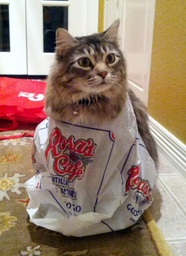
#> input picture resources/iggy.jpg, 186 x 256 px, shrunk from 786 x 1080 before the run
$ python example.py   (Python 2 division)   (older library calls are emulated)
#> lines starting #> are read from the running program, lines starting #| are printed output that depends on the picture
### stylize.py
import numpy as np
from skimage.transform import resize,rescale
from sklearn.ensemble import RandomForestRegressor as RFR
from skimage.color import rgb2lab,lab2rgb
from scipy.spatial.distance import cdist

from time import time
from itertools import product

def coordinate_features(coordinates,n=4):
	x,y = coordinates[:,0],coordinates[:,1]
	features = coordinates
	m = 1
	for _ in range(n):
		features = np.hstack((features,np.column_stack((m*x+y,m*x-y,x+m*y,x-m*y))))
		m *= 2
	return features

def gen_x(w,h,landmarks=None):
	xx,yy = np.meshgrid(np.arange(w),np.arange(h))
	coordinates = np.column_stack((xx.reshape(-1,1),yy.reshape(-1,1)))
	scaled_coordinates = coordinates/np.asarray([[w,h]],dtype=float)

	if landmarks is None:
		features = coordinate_features(scaled_coordinates)
	else:
		features = cdist(scaled_coordinates,landmarks)

	return np.hstack((coordinates,features))

def gen_xy(img,landmarks=None):
	w,h = img.shape[:2]
	X = gen_x(w,h,landmarks)
	x = X[:,0].astype(int)
	y = X[:,1].astype(int)
	Y = img[x,y]
	return X,Y

def pred_to_img(pred,X,w,h):
	pred_img = np.zeros((w,h,3))
	x = X[:,0].astype(int)
	y = X[:,1].astype(int)
	pred_img[x,y] = pred
	return pred_img

def pixel_scale(img,npxs):
	w,h = img.shape[:2]
	x = np.sqrt(npxs/(w*h*3.))
	img = resize(img,(int(round(w*x)),int(round(h*x))))
	return img

def render(img,
		   features='coordinates',
		   ratio=0.00025,
		   iterations=1,
		   lab=True,
		   depth=None,
		   npxs=5e5,
		   anti_aliasing=False,
		   verbose=False):
	"""
	Features decides the inputs for the model, current options are 'coordinates' for coordinate based features
	and 'landmarks' for distance to landmarks features. Render time and memory usage is about 2x using landmarks features.
	Default is 'coordinates'.

	ratio corresponds to the ratio of the size of the smallest details the model is allowed to use compared to the whole image.
	Default is 0.001, 1 would correspond to not fitting to anything while 0 would fit down to individual pixels.

	iterations is how many randomized runs of the base model to use for averaging in the final prediction.
	1 is default is corresponds to sharp boundaries. 10-100 would result in a much smoother more painterly result.
	Render time and memory usage increases linearly with number of iterations.

	lab decides whether to fit the model in lab color space instead of rgb color space.
	Default is True.

	depth decides how many levels of splits the regressor is allowed to have.
	Default is None which corresponds to as many as needed.

	np decides how many pixels to resize the source image to internally for fitting.
	Default is 500,000.

	anti_aliasing decides whether or not to use 2x grid super sampling.
	Default is False. Render time and memory usage will be increased over 2x.

	verbose controls whether to print info about a render
	Default is False.
	"""
	t = time()

	w,h = img.shape[:2]

	wrender,hrender = w,h
	if anti_aliasing:
		wrender,hrender = w*2,h*2

	img_o = pixel_scale(img,npxs)
	wfit,hfit = img_o.shape[:2]

	if lab:
		img = rgb2lab(img_o)

	if features == 'landmarks':
		locations = list(np.linspace(0,1,7))
		landmarks = list(product(locations,locations))
	else:
		landmarks = None

	X,Y = gen_xy(img,landmarks)
	xrender = gen_x(wrender,hrender,landmarks)

	min_samples = int(round(ratio*len(X)))
	model = RFR(n_estimators=iterations,n_jobs=-1,max_depth=depth,random_state=42,min_samples_leaf=min_samples)
	model.fit(X[:,2:],Y)

	pred = model.predict(xrender[:,2:])
	pred_img = pred_to_img(pred,xrender,wrender,hrender)

	if lab:
		pred_img = lab2rgb(pred_img)

	error = np.mean(np.square(resize(pred_img,(wfit,hfit))-img_o))*255.

	if anti_aliasing:
		pred_img = resize(pred_img,(w,h))

	if verbose:
		s =  "%08.3f seconds to render\n"%(time()-t)
		s += "%08.3f error (0-255 scaled)\n"%(error)
		s += "%08.3f min pixels considered\n"%(min_samples)
		print s

	return pred_img

### example.py
import sys
import os
from matplotlib import pyplot as plt
from scipy.misc import imread,imsave

from stylize import render

def show_img(img,title):
	plt.clf()
	plt.imshow(img)
	plt.xticks([])
	plt.yticks([])
	plt.title(title)
	plt.show()

if __name__ == "__main__":
	try:
		path = sys.argv[1]
	except:
		path = 'resources/iggy.jpg'

	print "Going to go through a few examples using the stylize.render"

	# Load an image into a numpy format and see it
	img = imread(path)
#> img is the input picture: shape (256, 186, 3); mean R, G, B 153, 128.7, 112
	plt.imshow(img)
	plt.xticks([])
	plt.yticks([])
	plt.title("Our source image, close to continue")
	plt.show()

	print "Please wait, rendering..."
	defaults = render(img,verbose=True)
#> in pixel_scale, `img = resize(img,(int(round(w*x)),int(round(h*x))))`:
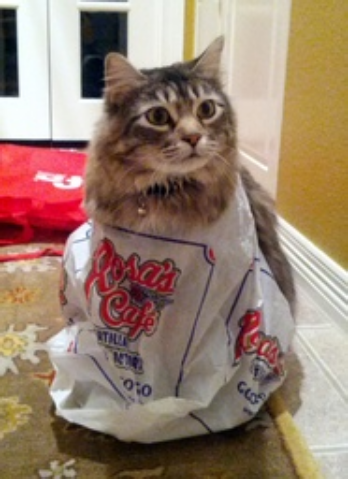
#> img: shape (479, 348, 3) float64; mean of channels 0, 1, 2 0.6, 0.505, 0.439; drawn as R, G, B
#> in render, `img = rgb2lab(img_o)`: img: shape (479, 348, 3) float64; mean of channels 0, 1, 2 55.3, 7.2, 13.5
#> in render, `min_samples = int(round(ratio*len(X)))`: min_samples = 42
#> in pred_to_img, `pred_img[x,y] = pred`:
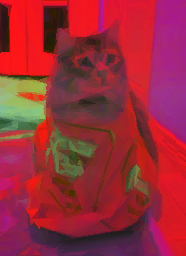
#> pred_img: shape (256, 186, 3) float64; mean of channels 0, 1, 2 55.4, 7.2, 13.5; drawn with min black and max white
#> in render, `pred_img = lab2rgb(pred_img)`:
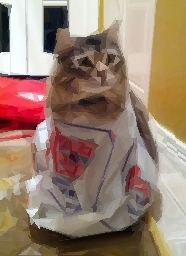
#> pred_img: shape (256, 186, 3) float64; mean R, G, B 0.601, 0.505, 0.44
#> in render, `error = np.mean(np.square(resize(pred_img,(wfit,hfit))-img_o))*255.`: error = 0.628
#| 0004.122 seconds to render
#| 0000.628 error (0-255 scaled)
#| 0042.000 min pixels considered
	show_img(defaults,"Default stylization - polygonal")

	print "Please wait, rendering..."
	landmarks = render(img,features='landmarks',verbose=True)
#> call 2 of render, with features = 'landmarks', ratio = 0.00025, iterations = 1, lab = True, npxs = 500000, anti_aliasing = False, verbose = True
#> call 2 of pred_to_img, with pred = array of shape (47616, 3), X = array of shape (47616, 51), w = 256, h = 186
#> in pred_to_img (call 2), `pred_img[x,y] = pred`:
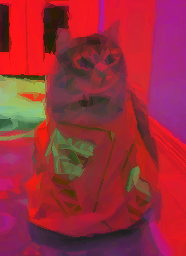
#> pred_img: shape (256, 186, 3) float64; mean of channels 0, 1, 2 55.4, 7.2, 13.5; drawn with min black and max white
#> in render (call 2), `pred_img = lab2rgb(pred_img)`:
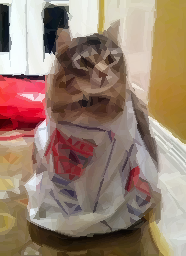
#> pred_img: shape (256, 186, 3) float64; mean R, G, B 0.6, 0.505, 0.439
#> in render (call 2), `error = np.mean(np.square(resize(pred_img,(wfit,hfit))-img_o))*255.`: error = 0.671
#| 0012.769 seconds to render
#| 0000.671 error (0-255 scaled)
#| 0042.000 min pixels considered
	show_img(landmarks,"Landmark features for curved stylization")

	print "Please wait, rendering..."
	abstract = render(img,depth=4,verbose=True)
#> call 3 of render, with features = 'coordinates', ratio = 0.00025, iterations = 1, lab = True, depth = 4, npxs = 500000, anti_aliasing = False, verbose = True
#> call 3 of pred_to_img, with pred = array of shape (47616, 3), X = array of shape (47616, 20), w = 256, h = 186
#> in pred_to_img (call 3), `pred_img[x,y] = pred`:
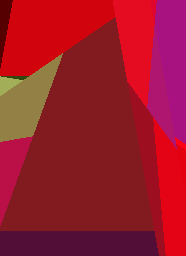
#> pred_img: shape (256, 186, 3) float64; mean of channels 0, 1, 2 55.3, 7.2, 13.5; drawn with min black and max white
#> in render (call 3), `pred_img = lab2rgb(pred_img)`:
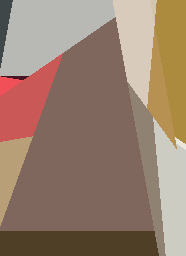
#> pred_img: shape (256, 186, 3) float64; mean R, G, B 0.599, 0.502, 0.433
#> in render (call 3), `error = np.mean(np.square(resize(pred_img,(wfit,hfit))-img_o))*255.`: error = 8.41
#| 0001.608 seconds to render
#| 0008.413 error (0-255 scaled)
#| 0042.000 min pixels considered
	show_img(abstract,"A depth of 4 results in an abstract representation")

	print "Please wait, rendering..."
	more_detail = render(img,ratio=0.00005,verbose=True)
#> (the run stopped early here; a loop or call above may not have finished)
